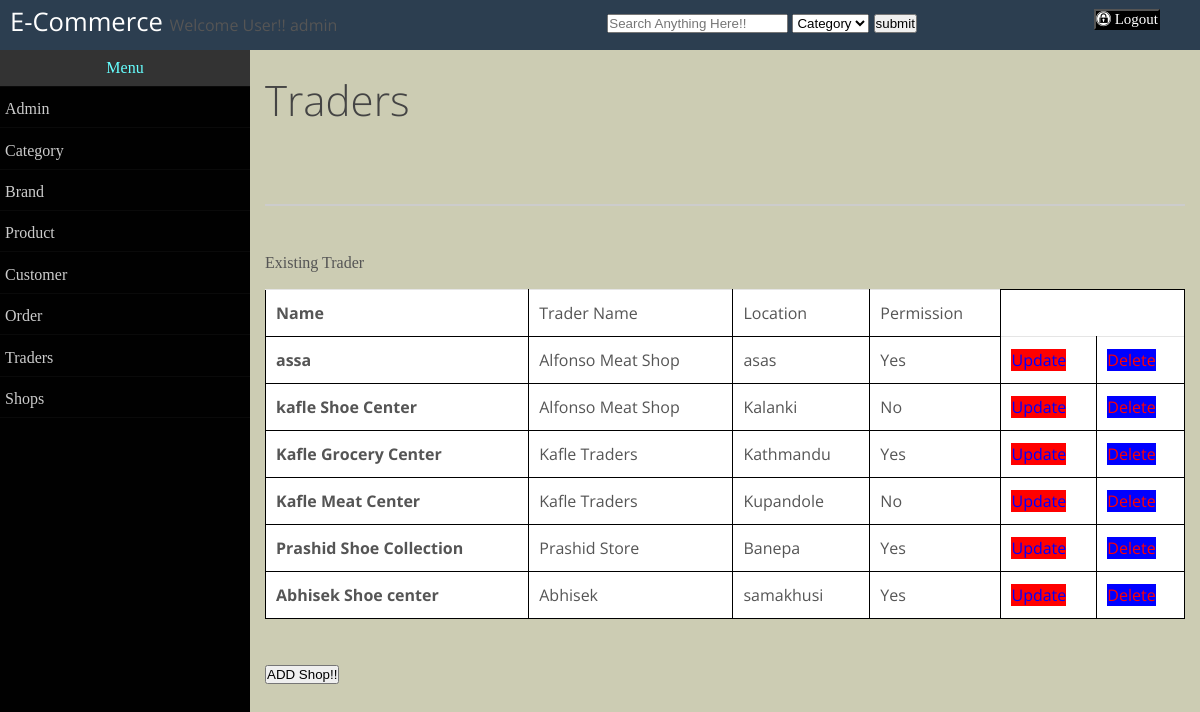
Page /Dashboard/shop.php (signed in) on the committed database.
### tables this page shows
CREATE TABLE IF NOT EXISTS `shop` (
`id` int(128) NOT NULL,
  `traderId` int(128) NOT NULL,
  `shopName` varchar(128) NOT NULL,
  `location` varchar(128) NOT NULL,
  `permission` varchar(128) NOT NULL
);

CREATE TABLE IF NOT EXISTS `traders` (
`id` int(32) NOT NULL,
  `name` varchar(128) NOT NULL,
  `address` varchar(128) NOT NULL,
  `phone` int(128) NOT NULL,
  `email` varchar(128) NOT NULL,
  `username` varchar(128) NOT NULL,
  `password` varchar(128) NOT NULL
);

### Dashboard/shop.php (the view, shortened to what this page needs)
<?php
include("header.php");
?>
<h2> Traders </h2><br><br><hr><br>
	<p id="addHeading">Existing Trader</p>
	<table id="displayTable">
		<tr>
			<td>Name</td>
			<td>Trader Name</td>
			<td>Location</td>
			<td>Permission</td>
		</tr>
	<?php
	 $sql = "SELECT shop.id,name, shopName, location, permission FROM traders, shop WHERE shop.traderId=traders.id";
	 $result = mysqli_query($connection,$sql);
	 while($row = mysqli_fetch_assoc($result)){
	 	echo"<tr>";
	 	echo"<td>";
	 	echo $row['shopName'];
		echo"</td>";
		echo"<td>";
	 	echo $row['name'];
	 	echo"</td>";
	 	echo"<td>";
	 	echo $row['location'];
		echo"</td>";
		echo"<td>";
	 	echo $row['permission'];
	 	echo"</td>";
	 	echo "<td>  <a id='updateButton' href=updateShop.php?id=".$row['id'].">Update</a></td>";
	 	echo "<td>  <a onclick='return confirmDel()' id='deleteButton' href=?mode=del&id=".$row['id'].">Delete</a> </td>";
	 	echo"</tr>";
	 }
	?>
			</table>
			<br>
			<form method="post" action="addShop.php" >
				<input type="submit" name="submit1" value="ADD Shop!!">
			</form>
<?php
include("footer.php");
?>

### css/custom1.css (style rules this page uses)
* { margin: 0; padding: 0; }
body { background-color: #ccccb3; }
#addHeading { font-family: "Algerian"; font-size: 20 px; }
#displayTable, th, td { border: 1px solid black; text-align: left; }
#displayTable { border-collapse: collapse; }
#deleteButton { text-decoration: none; color: red; background-color: blue; }
#updateButton { text-decoration: none; color: blue; background-color: red; }

### rows in the picture
shop: shopName "assa", traderId.name "Alfonso Meat Shop", location "asas", permission "Yes"
shop: shopName "kafle Shoe Center", traderId.name "Alfonso Meat Shop", location "Kalanki", permission "No"
shop: shopName "Kafle Grocery Center", traderId.name "Kafle Traders", location "Kathmandu", permission "Yes"
shop: shopName "Kafle Meat Center", traderId.name "Kafle Traders", location "Kupandole", permission "No"
shop: shopName "Prashid Shoe Collection", traderId.name "Prashid Store", location "Banepa", permission "Yes"
shop: shopName "Abhisek Shoe center", traderId.name "Abhisek", location "samakhusi", permission "Yes"

### other values in the picture
$_SESSION["adminuser"] "admin"
